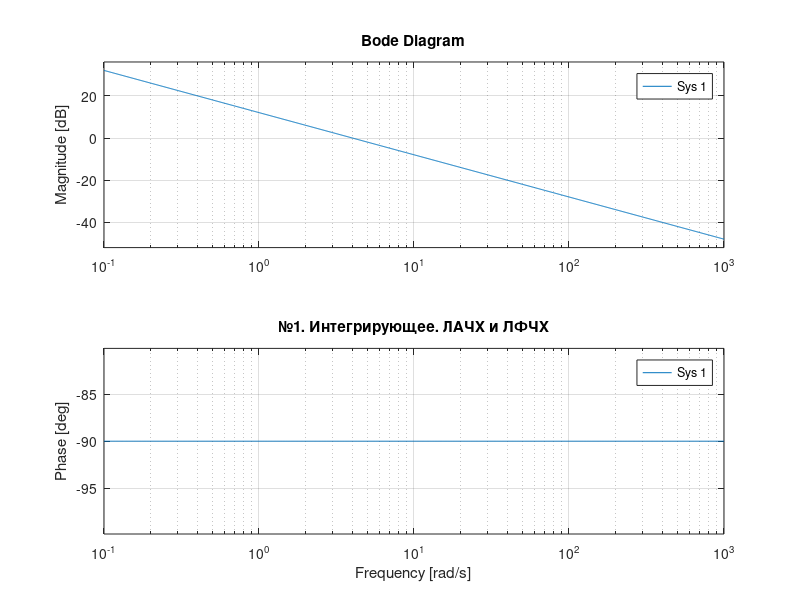
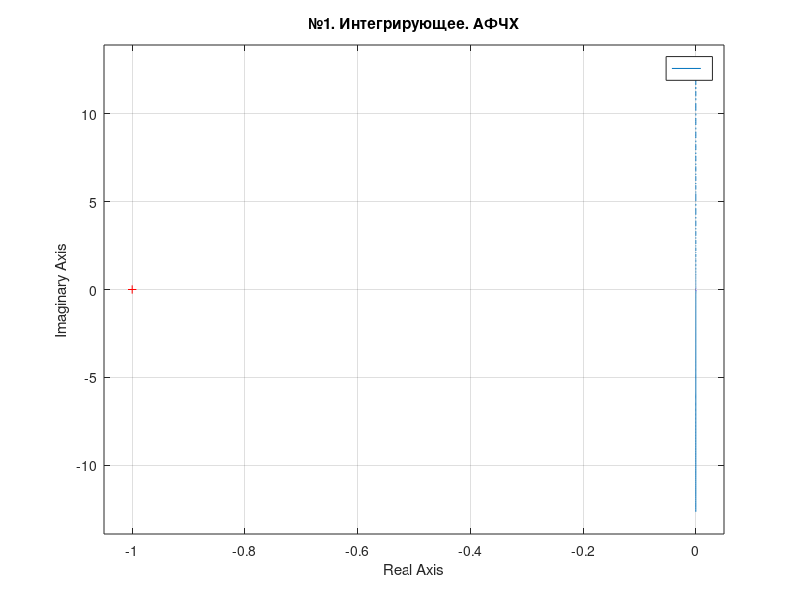
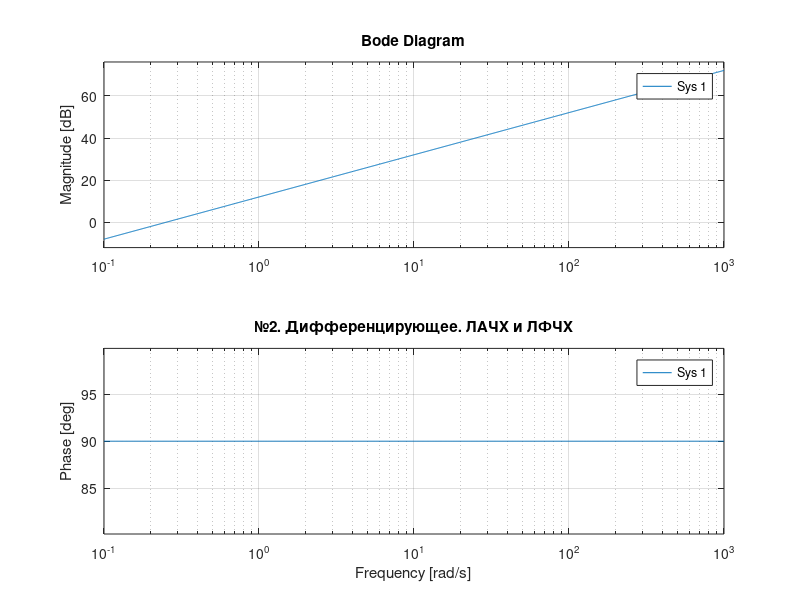
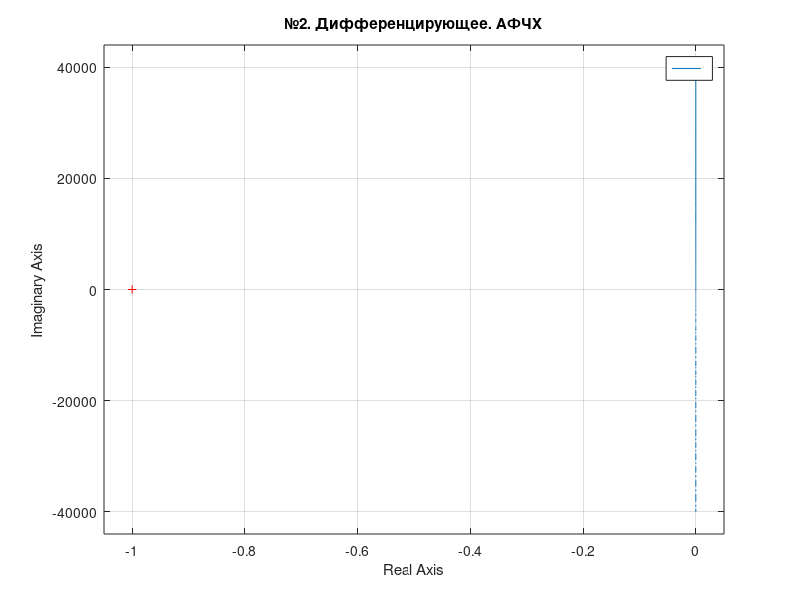

Reproduce these figures in MATLAB, in order. (Note: this script raises an error after producing the figures.)
clc;
clear;
close all;

s = tf('s');

K0 = 4.0;
T0 = 1.5;
T1 = 1.6;
T2 = 2.0;
T1a = 5.0;

names = {'Интегрирующее', 'Дифференцирующее', 'Усилительное', ...
    'Апериодическое 1-го порядка', 'Апериодическое 2-го порядка', ...
    'Колебательное', 'Консервативное', 'Инерционное интегрирующее', ...
    'Реальное дифференцирующее', 'Форсирующее 1-го порядка', 'Изодромное'};

W = {K0/s, K0*s, tf(K0, 1), K0/(T0*s + 1), ...
    K0/(T2^2*s^2 + T1a*s + 1), K0/(T2^2*s^2 + T1*s + 1), ...
    K0/(T0*s^2 + 1), K0/(s*(T0*s + 1)), K0*s/(T0*s + 1), ...
    K0*(T0*s + 1), K0*(T0*s + 1)/s};

for i = 1:length(W)
    figure;
    bode(W{i});
    grid on;
    title(sprintf('№%d. %s. ЛАЧХ и ЛФЧХ', i, names{i}));

    figure;
    nyquist(W{i});
    grid on;
    title(sprintf('№%d. %s. АФЧХ', i, names{i}));
end

K_values = [1 4 8];
T_values = [0.1 0.5 1 2 5];
omega = logspace(-2, 2, 600);

WT = cell(length(W), length(T_values));
for i = 1:length(T_values)
    T = T_values(i);
    scale = T/T0;
    WT(:,i) = {W{1}; W{2}; W{3}; K0/(T*s + 1); ...
        K0/((scale*T2)^2*s^2 + scale*T1a*s + 1); ...
        K0/((scale*T2)^2*s^2 + scale*T1*s + 1); ...
        K0/(T*s^2 + 1); K0/(s*(T*s + 1)); K0*s/(T*s + 1); ...
        K0*(T*s + 1); K0*(T*s + 1)/s};
end

headings = {'ЛАЧХ при изменении K', 'ЛФЧХ при изменении K', ...
    'ЛАЧХ при изменении постоянных времени', 'ЛФЧХ при изменении постоянных времени'};

for panel = 1:4
    fig = figure('WindowStyle', 'normal', 'WindowState', 'maximized');
    theme(fig, 'light');
    layout = tiledlayout(3, 4, 'TileSpacing', 'compact');
    title(layout, headings{panel});
    xlabel(layout, 'Круговая частота, рад/с');
    isMagnitude = mod(panel, 2) == 1;

    if panel == 1
        values = K_values;
        labels = compose('K = %g', K_values);
    elseif panel == 2
        values = K0;
        labels = {'Фаза одинакова для всех K'};
    else
        values = T_values;
        labels = compose('T = %g с', T_values);
    end

    for n = 1:length(W)
        ax = nexttile;
        title(sprintf('Звено №%d', n));
        if panel >= 3 && n <= 3
            text(0.5, 0.5, 'Постоянных времени нет', 'HorizontalAlignment', 'center');
            axis off;
            continue;
        end

        hold(ax, 'on');
        ax.XScale = 'log';
        h = gobjects(1, length(values));
        for i = 1:length(values)
            if panel <= 2
                Wplot = W{n} * (values(i)/K0);
                T = T0;
            else
                Wplot = WT{n,i};
                T = values(i);
            end

            w = omega;
            valid = true(size(w));
            if n == 7
                poleFrequency = 1/sqrt(T);
                w = sort([w(w ~= poleFrequency), poleFrequency]);
                valid = w ~= poleFrequency;
            end
            [mag, phase] = bode(Wplot, w(valid));
            y = NaN(size(w));
            if isMagnitude
                y(valid) = 20*log10(mag(:));
            else
                y(valid) = phase(:);
            end

            h(i) = plot(ax, w, y, '-', 'Marker', 'none');
        end

        if isMagnitude
            ylabel('L, дБ');
        else
            ylabel('Фаза, °');
        end
        if panel == 1
            yline(0, ':');
            xline(1, ':');
        end
        xlim([omega(1) omega(end)]);
        grid on;
    end
    lgd = legend(h, labels, 'Orientation', 'horizontal');
    lgd.Layout.Tile = 'south';
end
